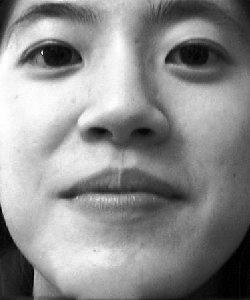
%> input picture lab4/data/pict/amber2.gif, 250 x 300 px; its folder holds 4 pictures in this run
$ octave test.m   (GNU Octave 9; MATLAB toolbox functions it lacks are replaced by stand-ins)
%> lines starting %> are read from the running program, lines starting %| are printed output that depends on the picture
### lab4/myPCA.m
function [ V,D ] = myPCA( X )
%MYPCA perform PCA for the data matrix X
%
%   First, covariance matrix should be calculated. Principal components
%   will be given as eigenvectors of the covariance matrix. Resulting
%   eigenvectors and eigenvalues should be returned in descending order of
%   eigenvalues. Also, eigenvalues should be normalized to sum up to 1.
%
%   Input:
%       X           -       normalized data  matrix
%
%
%   Output:
%       V           -       eigenvectors
%       D           -       eigenvalues
%
% author: Ivan Bogun


% your code here

% function 'cov' cannot be used here

end


### lab4/test.m
list = dir('data/pict/');

rows = 50;
cols = 50;
data = zeros(rows * cols, length(list) - 2);

for i = 3:length(list)
  imgPath = strcat('data/pict/', list(i).name);
  img = imread(imgPath);
%> img is the input picture: size 300x250 uint8; min 0, max 254, mean 140.1
  I = imresize(double(img), [rows, cols]);
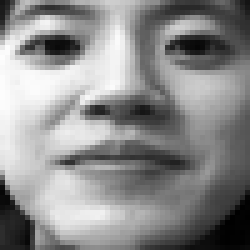
%> I: size 50x50 double (shown 5 times larger); min 0.631, max 253.8, mean 140.1
  I = double((I(:)));
%> I = 2500 values, max 253.8 at index 12, min 0.631 at index 2393, mean 140.1

  data(:, i - 2) = I;
end
%> pass 2 of the loop `for i = 3:length(list)`:
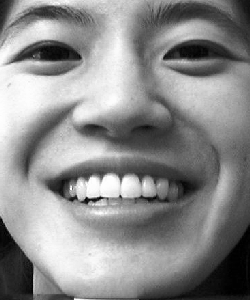
%> input picture lab4/data/pict/amber3.gif, 250 x 300 px
%> img is the input picture: size 300x250 uint8; min 0, max 255, mean 139.7
%> `I = imresize(double(img), [rows, cols]);`:
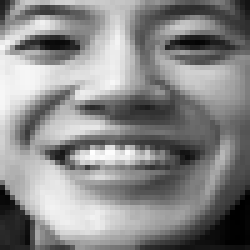
%> I: size 50x50 double (shown 5 times larger); min 0.411, max 260.4, mean 139.7; drawn with min black and max white
%> `I = double((I(:)));`: I = 2500 values, max 260.4 at index 931, min 0.411 at index 2441, mean 139.7
%> pass 3 of the loop `for i = 3:length(list)`:
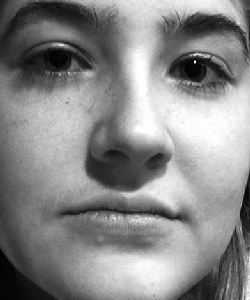
%> input picture lab4/data/pict/amy2.gif, 250 x 300 px
%> img is the input picture: size 300x250 uint8; min 0, max 254, mean 136.1
%> `I = imresize(double(img), [rows, cols]);`:
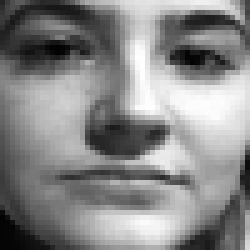
%> I: size 50x50 double (shown 5 times larger); min 2.14, max 255, mean 136.1
%> `I = double((I(:)));`: I = 2500 values, max 255 at index 1472, min 2.14 at index 510, mean 136.1
%> the loop made 4 passes; the first 3 are shown
data = data';
%> (the run ends here)
